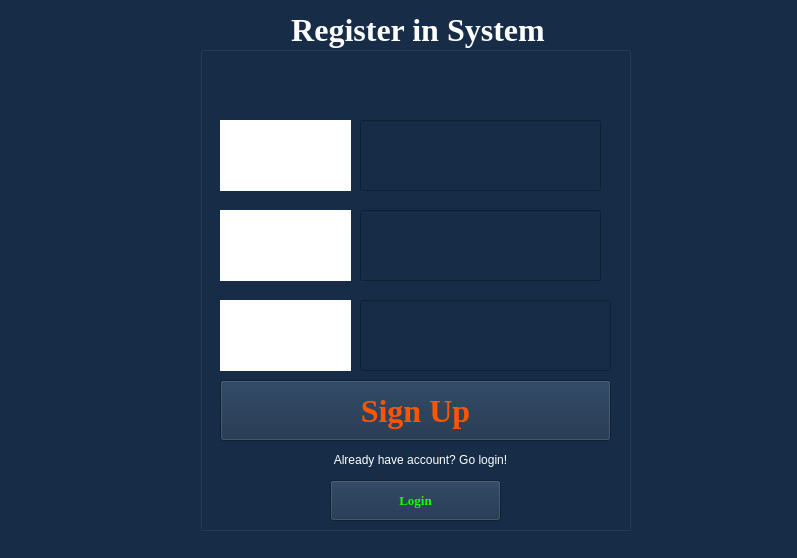
<?xml version="1.0" encoding="UTF-8"?>
<ui version="4.0">
 <class>Form</class>
 <widget class="QWidget" name="Form">
  <property name="geometry">
   <rect>
    <x>0</x>
    <y>0</y>
    <width>797</width>
    <height>558</height>
   </rect>
  </property>
  <property name="windowTitle">
   <string>RegisterSystem</string>
  </property>
  <property name="windowIcon">
   <iconset>
    <normaloff>../Downloads/4360835.png</normaloff>../Downloads/4360835.png</iconset>
  </property>
  <property name="autoFillBackground">
   <bool>false</bool>
  </property>
  <property name="styleSheet">
   <string notr="true">background-color: rgb(23, 45, 71);
color: rgb(255, 255, 255);</string>
  </property>
  <widget class="QGroupBox" name="RegisterForm">
   <property name="geometry">
    <rect>
     <x>200</x>
     <y>10</y>
     <width>431</width>
     <height>521</height>
    </rect>
   </property>
   <property name="font">
    <font>
     <family>Times New Roman</family>
     <pointsize>24</pointsize>
     <bold>true</bold>
    </font>
   </property>
   <property name="autoFillBackground">
    <bool>false</bool>
   </property>
   <property name="styleSheet">
    <string notr="true">background-color: rgb(23, 45, 71);
color: rgb(255, 255, 255);
alternate-background-color: rgb(23, 45, 71);
selection-color: rgb(23, 45, 71);
gridline-color: rgb(23, 45, 71);</string>
   </property>
   <property name="title">
    <string>Register in System</string>
   </property>
   <property name="alignment">
    <set>Qt::AlignCenter</set>
   </property>
   <widget class="QLabel" name="label">
    <property name="geometry">
     <rect>
      <x>20</x>
      <y>110</y>
      <width>131</width>
      <height>71</height>
     </rect>
    </property>
    <property name="font">
     <font>
      <family>Times New Roman</family>
      <pointsize>14</pointsize>
      <bold>true</bold>
     </font>
    </property>
    <property name="acceptDrops">
     <bool>false</bool>
    </property>
    <property name="styleSheet">
     <string notr="true">color: rgb(255, 255, 255);
border-image: url(:/images/1661330481_17-kartinkin-net-p-fon-dlya-avtorizatsii-krasivo-17.png);
background-color: rgb(255, 255, 255);</string>
    </property>
    <property name="text">
     <string>Login</string>
    </property>
    <property name="textFormat">
     <enum>Qt::AutoText</enum>
    </property>
    <property name="margin">
     <number>-5</number>
    </property>
    <property name="indent">
     <number>40</number>
    </property>
   </widget>
   <widget class="QLineEdit" name="password">
    <property name="geometry">
     <rect>
      <x>160</x>
      <y>200</y>
      <width>241</width>
      <height>71</height>
     </rect>
    </property>
    <property name="font">
     <font>
      <family>Times New Roman</family>
      <pointsize>12</pointsize>
      <bold>true</bold>
     </font>
    </property>
    <property name="styleSheet">
     <string notr="true">border-color: rgb(255, 255, 255);
border-image: url(:/images/1661330481_17-kartinkin-net-p-fon-dlya-avtorizatsii-krasivo-17.png);</string>
    </property>
    <property name="maxLength">
     <number>15</number>
    </property>
    <property name="echoMode">
     <enum>QLineEdit::Password</enum>
    </property>
   </widget>
   <widget class="QLabel" name="label_3">
    <property name="geometry">
     <rect>
      <x>20</x>
      <y>290</y>
      <width>131</width>
      <height>71</height>
     </rect>
    </property>
    <property name="font">
     <font>
      <family>Times New Roman</family>
      <pointsize>14</pointsize>
      <bold>true</bold>
     </font>
    </property>
    <property name="styleSheet">
     <string notr="true">color: rgb(255, 255, 255);
border-image: url(:/images/1661330481_17-kartinkin-net-p-fon-dlya-avtorizatsii-krasivo-17.png);
background-color: rgb(255, 255, 255);</string>
    </property>
    <property name="text">
     <string>E-mail</string>
    </property>
    <property name="textFormat">
     <enum>Qt::AutoText</enum>
    </property>
    <property name="margin">
     <number>-5</number>
    </property>
    <property name="indent">
     <number>40</number>
    </property>
   </widget>
   <widget class="QLineEdit" name="email">
    <property name="geometry">
     <rect>
      <x>160</x>
      <y>290</y>
      <width>251</width>
      <height>71</height>
     </rect>
    </property>
    <property name="font">
     <font>
      <family>Times New Roman</family>
      <pointsize>12</pointsize>
      <bold>true</bold>
     </font>
    </property>
    <property name="styleSheet">
     <string notr="true">
border-image: url(:/images/1661330481_17-kartinkin-net-p-fon-dlya-avtorizatsii-krasivo-17.png);</string>
    </property>
    <property name="maxLength">
     <number>25</number>
    </property>
   </widget>
   <widget class="QPushButton" name="SignUpButton">
    <property name="geometry">
     <rect>
      <x>20</x>
      <y>370</y>
      <width>391</width>
      <height>61</height>
     </rect>
    </property>
    <property name="font">
     <font>
      <family>Times New Roman</family>
      <pointsize>24</pointsize>
      <bold>true</bold>
     </font>
    </property>
    <property name="styleSheet">
     <string notr="true">color: rgb(255, 85, 0);
border-image: url(:/images/1661330481_17-kartinkin-net-p-fon-dlya-avtorizatsii-krasivo-17.png);</string>
    </property>
    <property name="text">
     <string>Sign Up</string>
    </property>
   </widget>
   <widget class="QLineEdit" name="login">
    <property name="geometry">
     <rect>
      <x>160</x>
      <y>110</y>
      <width>241</width>
      <height>71</height>
     </rect>
    </property>
    <property name="font">
     <font>
      <family>Times New Roman</family>
      <pointsize>12</pointsize>
      <bold>true</bold>
     </font>
    </property>
    <property name="mouseTracking">
     <bool>true</bool>
    </property>
    <property name="styleSheet">
     <string notr="true">alternate-background-color: rgb(255, 255, 255);
border-image: url(:/images/1661330481_17-kartinkin-net-p-fon-dlya-avtorizatsii-krasivo-17.png);</string>
    </property>
    <property name="maxLength">
     <number>15</number>
    </property>
   </widget>
   <widget class="QLabel" name="label_6">
    <property name="geometry">
     <rect>
      <x>20</x>
      <y>200</y>
      <width>131</width>
      <height>71</height>
     </rect>
    </property>
    <property name="font">
     <font>
      <family>Times New Roman</family>
      <pointsize>14</pointsize>
      <bold>true</bold>
     </font>
    </property>
    <property name="styleSheet">
     <string notr="true">color: rgb(255, 255, 255);
border-image: url(:/images/1661330481_17-kartinkin-net-p-fon-dlya-avtorizatsii-krasivo-17.png);
background-color: rgb(255, 255, 255);</string>
    </property>
    <property name="text">
     <string>Password</string>
    </property>
    <property name="textFormat">
     <enum>Qt::AutoText</enum>
    </property>
    <property name="margin">
     <number>-5</number>
    </property>
    <property name="indent">
     <number>25</number>
    </property>
   </widget>
   <widget class="QPushButton" name="pushButton">
    <property name="geometry">
     <rect>
      <x>130</x>
      <y>470</y>
      <width>171</width>
      <height>41</height>
     </rect>
    </property>
    <property name="font">
     <font>
      <family>Times New Roman</family>
      <pointsize>10</pointsize>
      <bold>true</bold>
     </font>
    </property>
    <property name="styleSheet">
     <string notr="true">border-image: url(:/images/1661330481_17-kartinkin-net-p-fon-dlya-avtorizatsii-krasivo-17.png);
color: rgb(26, 255, 0);</string>
    </property>
    <property name="text">
     <string>Login</string>
    </property>
   </widget>
   <widget class="QLabel" name="label_2">
    <property name="geometry">
     <rect>
      <x>110</x>
      <y>440</y>
      <width>221</width>
      <height>20</height>
     </rect>
    </property>
    <property name="styleSheet">
     <string notr="true">color: rgb(255, 255, 255);</string>
    </property>
    <property name="text">
     <string>Already have account? Go login!</string>
    </property>
    <property name="alignment">
     <set>Qt::AlignCenter</set>
    </property>
   </widget>
  </widget>
 </widget>
 <resources/>
 <connections/>
</ui>
